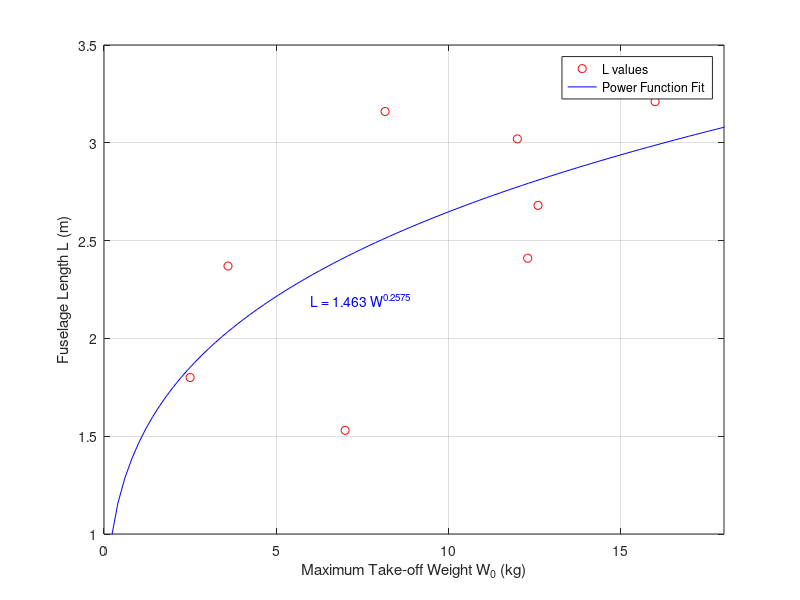

MATLAB code for this plot:
% Fuselage Length Estimation
% Silent Falcon, Atlantik Solar, Sky-Sailor, Sun-Sailor, MARAAL-2, 
% Solong UAV, EAV-1, Hybrid Tiger

W = [12.3, 8.16, 2.5, 3.6, 12, 12.6, 7, 16]; 
L = [2.41, 3.16, 1.80, 2.37, 3.02, 2.68, 1.53, 3.21];

figure(1);
x1 = linspace(0,20,100);
a = 1.463; b = 0.2575;
y1 = a * x1 .^ b;

plot(W,L,'ro');
hold on 
plot(x1,y1,'b-');
hold off

caption = sprintf('L = %0.4g W^{%0.4g}', a, b);
text(6, 2.2, caption,'Color', 'b');

xlim([0,18]);
ylim([1,3.5]);
xlabel('Maximum Take-off Weight W_0 (kg)');
ylabel('Fuselage Length L (m)');
legend(['L values'],['Power Function Fit']);
grid();





